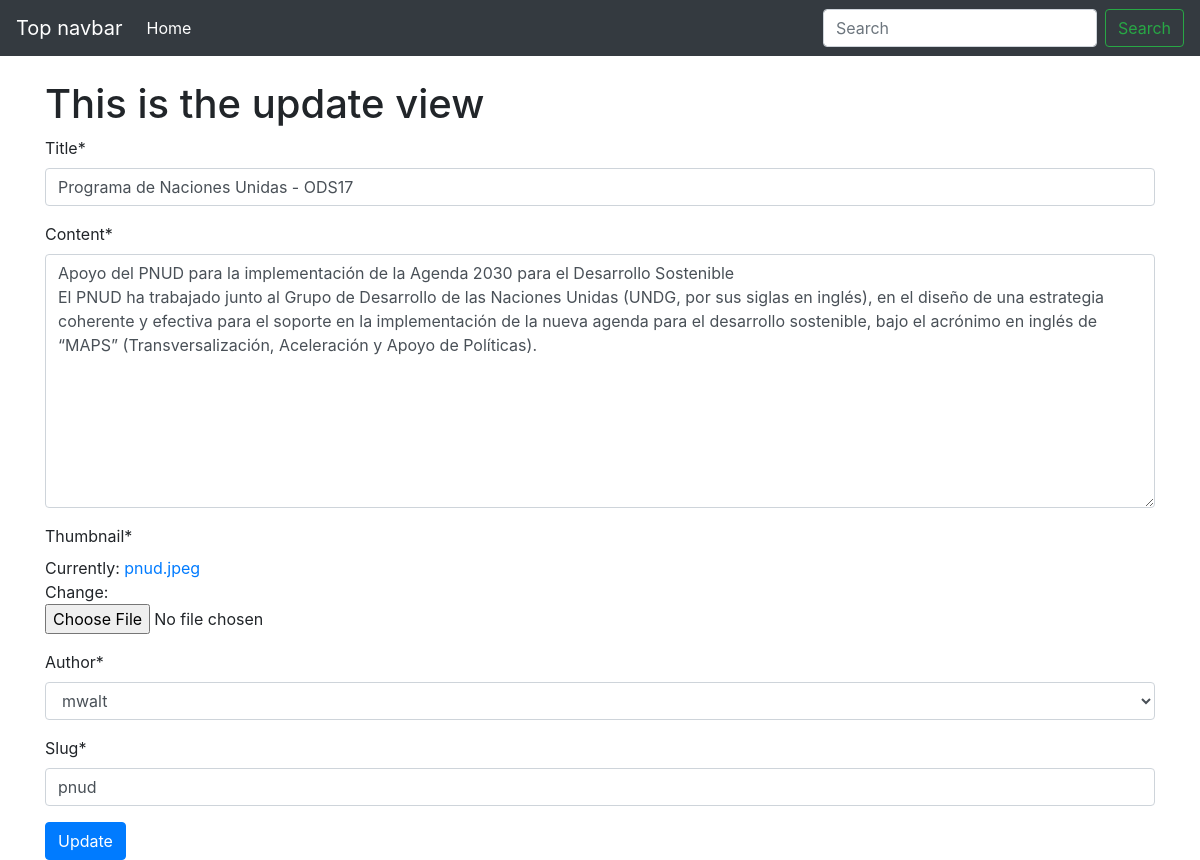
The app's page /pnud/update/ with its own data.
### posts/models.py (models this page shows, shortened)
class Post(models.Model):
    title = models.CharField(max_length=100)
    content = models.TextField()
    thumbnail = models.ImageField()
    publish_date = models.DateTimeField(auto_now_add=True)
    last_updated = models.DateTimeField(auto_now=True)
    author = models.ForeignKey(User, on_delete=models.CASCADE)
    slug = models.SlugField()

### posts/views.py (the view)
# urls.py: path('<slug>/update/', PostUpdateView.as_view(), name='update'),
class PostUpdateView(UpdateView):
    form_class = PostForm
    model = Post
    success_url = '/'
    def get_context_data(self, **kwargs):
        context = super().get_context_data(**kwargs)
        context.update({
            'view_type': 'update'
        })
        return context

### posts/forms.py
class PostForm(forms.ModelForm):
    class Meta:
        model = Post
        fields = ('__all__')

### posts/models.py (called while the page is built)
    def __str__(self):
        return self.username

### blog17ods/templates/posts/post_form.html (shortened to what this page needs)
{% extends "base.html" %}
{% load crispy_forms_tags %}
{% block content %}
<div class="container">
    <h1>This is the {{ view_type }} view</h1>
    <form method="POST" enctype='multipart/form-data'>
        {{ form|crispy }}
        <button class='btn btn-primary' type='submit'>{{ view_type|title }}</button>
    </form>
</div>
{% endblock content %}

### records on screen
Post: title "Programa de Naciones Unidas - ODS17", content "Apoyo del PNUD para la implementación de la Agenda 2030 para el Desarrollo Sostenible El PNUD ha trabajado junto al Grupo de Desarrollo de las Naciones Unidas (UNDG, por sus siglas en inglés), en el diseño de una estrategia coherente y efectiva para el soporte en la implementación de la nueva agenda para el desarrollo sostenible, bajo el acrónimo en inglés de “MAPS” (Transversalización, Aceleración y Apoyo de Políticas).", author "mwalt", slug "pnud"

### other values on screen
{{ view_type }} "update"
{{ view_type|title }} "Update"
